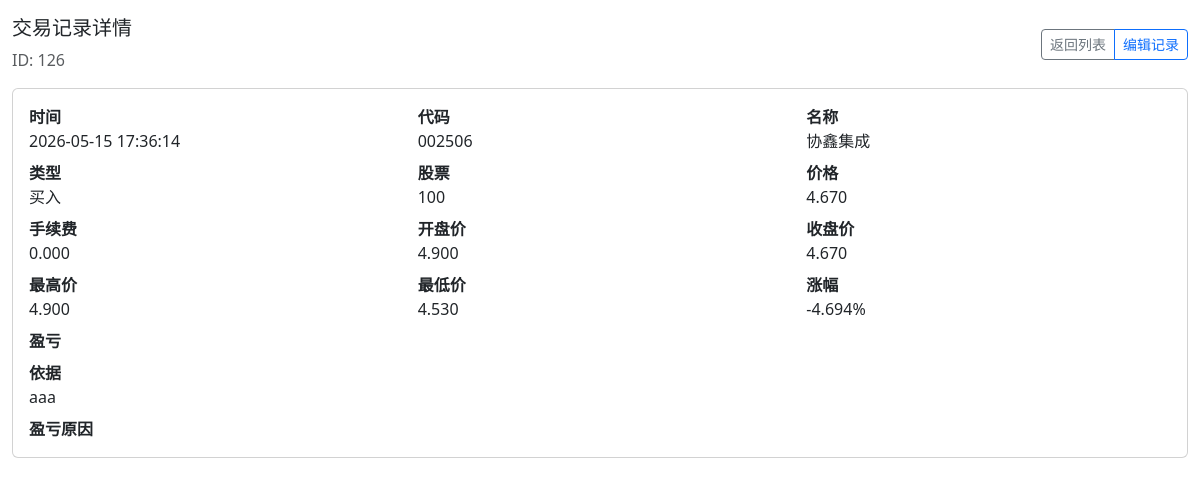
The page /detail/126?stock_code=&page=1&per_page=10 on the database its author committed.
### tables this page shows
CREATE TABLE trade_records (
        id INTEGER PRIMARY KEY AUTOINCREMENT,
        trade_time TIMESTAMP NOT NULL,
        stock_code TEXT NOT NULL,
        stock_name TEXT NOT NULL,
        trade_type TEXT NOT NULL,
        quantity INTEGER NOT NULL,
        opening_price REAL,
        closing_price REAL,
        trade_price REAL NOT NULL,
        commission_fee REAL NOT NULL DEFAULT 0,
        profit_loss REAL,
        profit_loss_reason TEXT,
        trade_basis TEXT NOT NULL,
        created_at TIMESTAMP DEFAULT CURRENT_TIMESTAMP,
        updated_at TIMESTAMP DEFAULT CURRENT_TIMESTAMP
    , high_price REAL, low_price REAL);

### web_app.py (the view)
@app.route('/detail/<int:record_id>')
def detail(record_id: int):
    stock_code = request.args.get('stock_code', '').strip()
    page = request.args.get('page', '1')
    per_page = request.args.get('per_page', str(PAGE_SIZE))
    current_page = parse_int(page, 1)
    current_per_page = parse_int(per_page, PAGE_SIZE)
    current_per_page = max(1, min(current_per_page, 1000))
    record = get_record_by_id(record_id)
    if not record:
        flash(f'未找到记录 ID={record_id}', 'danger')
        return redirect(url_for('index', stock_code=stock_code, page=current_page, per_page=current_per_page) if stock_code else url_for('index', page=current_page, per_page=current_per_page))
    record['trade_time'] = format_trade_time(record.get('trade_time'))
    return render_template(
        'detail.html',
        record=record,
        stock_code=stock_code,
        current_page=current_page,
        current_per_page=current_per_page,
    )

### trade_service.py (called while the page is built)
def format_trade_time(raw_time: Optional[str]) -> Optional[str]:
    if raw_time is None:
        return None
    try:
        parsed = datetime.fromisoformat(raw_time)
        return parsed.strftime('%Y-%m-%d %H:%M:%S')
    except ValueError:
        try:
            parsed = datetime.strptime(raw_time, '%Y-%m-%d %H:%M:%S')
            return parsed.strftime('%Y-%m-%d %H:%M:%S')
        except ValueError:
            return raw_time

def get_record_by_id(record_id: int) -> Optional[Dict]:
    conn = sqlite3.connect(DB_FILE)
    conn.row_factory = sqlite3.Row
    cursor = conn.cursor()
    cursor.execute('SELECT * FROM trade_records WHERE id = ?', (record_id,))
    row = cursor.fetchone()
    conn.close()
    return dict(row) if row else None

### web_app.py (called while the page is built)
@app.template_filter('decimal3')
def decimal3(value):
    if value is None:
        return ''
    try:
        return f"{float(value):.3f}"
    except (TypeError, ValueError):
        return value

def parse_int(value: str, default: int) -> int:
    try:
        return max(1, int(value))
    except (TypeError, ValueError):
        return default

### templates/detail.html (shortened to what this page needs)
<!DOCTYPE html>
<html lang="zh-CN">
<head>
    <link rel="stylesheet" href="{{ url_for('static', filename='css/bootstrap.min.css') }}" />
</head>
<body>
<div class="container-fluid py-3">
    <div class="d-flex justify-content-between align-items-center mb-3">
        <div>
            <h1 class="fs-5">交易记录详情</h1>
            <p class="mb-0 text-muted">ID: {{ record.id }}</p>
        </div>
        <div class="btn-group">
            <a href="{{ url_for('index', stock_code=stock_code, page=current_page, per_page=current_per_page) }}" class="btn btn-outline-secondary btn-sm">返回列表</a>
            <a href="{{ url_for('edit', record_id=record.id, stock_code=stock_code, page=current_page, per_page=current_per_page) }}" class="btn btn-outline-primary btn-sm">编辑记录</a>
        </div>
    </div>
    <div class="card mb-3">
        <div class="card-body">
            <div class="row gy-2">
                <div class="col-sm-6 col-lg-4"><strong>时间</strong><div>{{ record.trade_time }}</div></div>
                <div class="col-sm-6 col-lg-4"><strong>代码</strong><div>{{ record.stock_code or '' }}</div></div>
                <div class="col-sm-6 col-lg-4"><strong>名称</strong><div>{{ record.stock_name }}</div></div>
                <div class="col-sm-6 col-lg-4"><strong>类型</strong><div>{{ '买入' if record.trade_type == 'buy' else '卖出' if record.trade_type == 'sell' else record.trade_type }}</div></div>
                <div class="col-sm-6 col-lg-4"><strong>股票</strong><div>{{ record.quantity }}</div></div>
                <div class="col-sm-6 col-lg-4"><strong>价格</strong><div>{{ record.trade_price|decimal3 }}</div></div>
                <div class="col-sm-6 col-lg-4"><strong>手续费</strong><div>{{ record.commission_fee|decimal3 }}</div></div>
                <div class="col-sm-6 col-lg-4"><strong>开盘价</strong><div>{{ record.opening_price|decimal3 }}</div></div>
                <div class="col-sm-6 col-lg-4"><strong>收盘价</strong><div>{{ record.closing_price|decimal3 }}</div></div>
                <div class="col-sm-6 col-lg-4"><strong>最高价</strong><div>{{ record.high_price|decimal3 }}</div></div>
                <div class="col-sm-6 col-lg-4"><strong>最低价</strong><div>{{ record.low_price|decimal3 }}</div></div>
                <div class="col-sm-6 col-lg-4"><strong>涨幅</strong><div>{% if record.opening_price is not none and record.closing_price is not none and record.opening_price != 0 %}{{ ((record.closing_price - record.opening_price) / record.opening_price * 100)|decimal3 }}%{% endif %}</div></div>
                <div class="col-12"><strong>盈亏</strong><div>{{ record.profit_loss|decimal3 if record.profit_loss is not none else '' }}</div></div>
                <div class="col-12"><strong>依据</strong><div class="text-break">{{ record.trade_basis }}</div></div>
                <div class="col-12"><strong>盈亏原因</strong><div class="text-break">{{ record.profit_loss_reason or '' }}</div></div>
            </div>
        </div>
    </div>
</div>
</body>
</html>

### rows shown on the page
trade_records: id "126", trade_time "2026-05-15 17:36:14", stock_code "002506", stock_name "协鑫集成", trade_type "买入", quantity "100", trade_price|decimal3 "4.670", commission_fee|decimal3 "0.000", opening_price|decimal3 "4.900", closing_price|decimal3 "4.670", high_price|decimal3 "4.900", low_price|decimal3 "4.530", closing_price+opening_price "-4.694", trade_basis "aaa"
